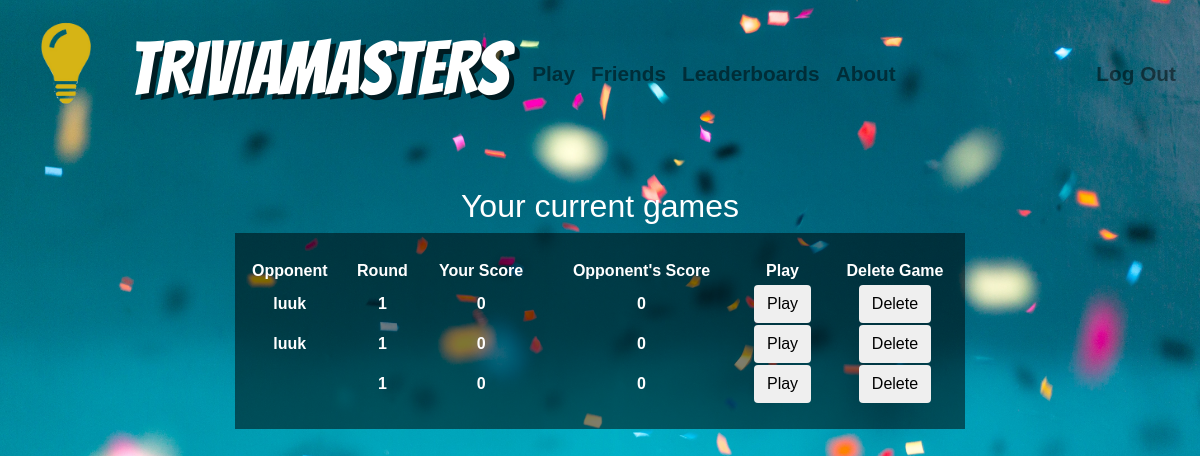
Before: /userpage (signed in) with the older database file.
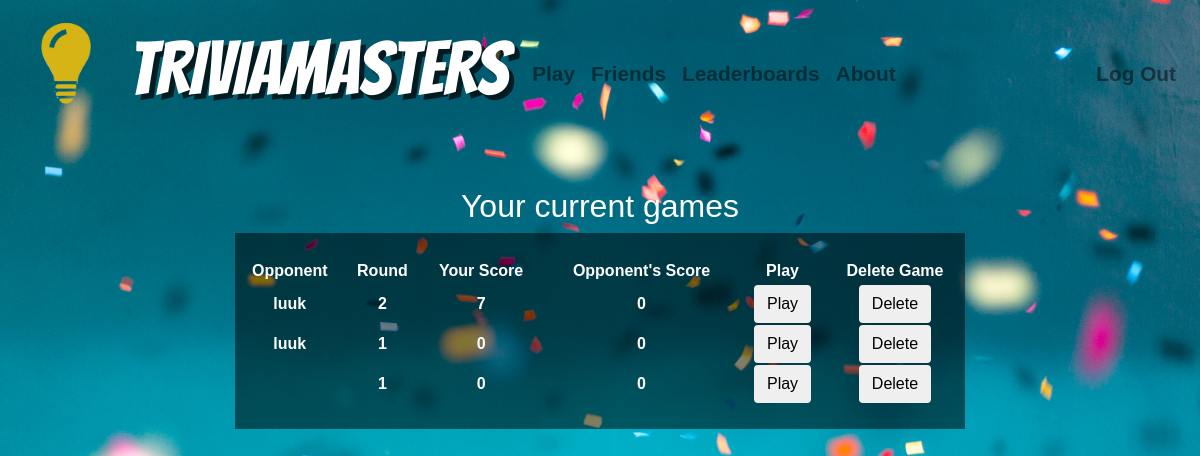
After: the same page with the newer database file.
### tables this page shows
CREATE TABLE 'spel' ('spelid' integer PRIMARY KEY NOT NULL, 'username' , 'opponent' , 'ronde' , 'categorieën' , 'score_1' , 'score_2' );

### application.py (the view)
@app.route("/userpage", methods=["GET", "POST"])
@login_required
def userpage():
    if request.method == "GET":
        username = db.execute("SELECT username FROM users WHERE id = :id", id = session["user_id"])
        for i in username:
            for name in i:
                username = i[name]
                opponent = i[name]
        row = []
        idee = []
        spell = db.execute("SELECT * FROM spel WHERE username= :username", username=username)
        spel = db.execute("SELECT * FROM spel WHERE opponent= :opponent", opponent=opponent)
        for i in spell:
            row.append((i["opponent"],i["ronde"], i["score_1"], i["score_2"]))
            idee.append((i["spelid"]))
        session["score"] = 0
        session["vraag"] = 0
        session["streak"] = 0
        return render_template("userpage.html", spell=spell, idee=idee)
    else:
        return render_template("userpage.html")

### application.py (called while the page is built)
@app.after_request
def after_request(response):
    response.headers["Cache-Control"] = "no-cache, no-store, must-revalidate"
    response.headers["Expires"] = 0
    response.headers["Pragma"] = "no-cache"
    return response

### helpers.py (called while the page is built)
def login_required(f):
    @wraps(f)
    def decorated_function(*args, **kwargs):
        if session.get("user_id") is None:
            return redirect("/login")
        return f(*args, **kwargs)
    return decorated_function

### templates/userpage.html (shortened to what this page needs)
{% extends "layout.html" %}
{% block main %}
<div>
<h2>Your current games</h2>
</div>
    <field>
        <table style="width:100%" action="/friends" method="get">
          <tr>
            <th>Opponent</th>
            <th>Round</th>
            <th>Your Score</th>
            <th>Opponent's Score</th>
            <th>Play</th>
            <th>Delete Game</th>
          </tr>
            {% for data in spell %}
              <tr>
                <td>{{data.opponent}}</td>
                 <td>{{data.ronde}}</td>
                  <td>{{data.score_1}}</td>
                   <td>{{data.score_2}}</td>
                <td>
                    <form action="/doorverwijs" method="post">
                    <button class="btn default" name="id" value="{{data.spelid}}" type="submit">Play</button>
                    </form>
                </td>
                <td>
                    <form action="/rspel" method="post">
                    <button class="btn default" name="answer" type="submit">Delete</button>
                    </form>
                </td>
              </tr>
            {% endfor %}
        </table>
    </field>
{% endblock %}

Changed rows visible on the page:
changed spel (number 1 of 3 on the later page): ronde "1" → "2"; score_1 "0" → "7"
